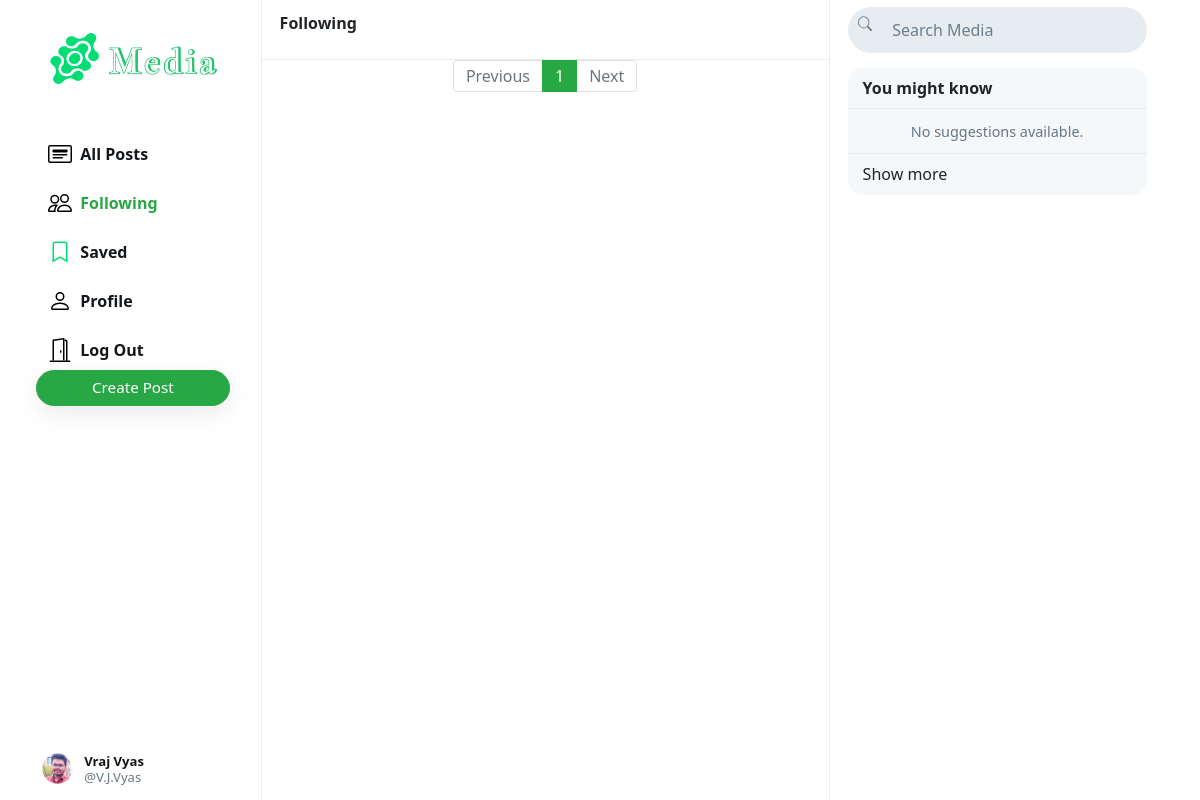
/n/following (signed in), run on the app's committed database.
### Media/models.py (models this page shows, shortened)
class User(AbstractUser):
    profile_pic = models.ImageField(upload_to='profile_pic/')
    bio = models.TextField(max_length=160, blank=True, null=True)
    cover = models.ImageField(upload_to='covers/', blank=True)
    groups = models.ManyToManyField(
        'auth.Group',
        related_name='media_user_set',  # Custom related_name for the reverse accessor
        blank=True
    )
    user_permissions = models.ManyToManyField(
        'auth.Permission',
        related_name='media_user_permissions',  # Custom related_name for the reverse accessor
        blank=True
    )

### Media/views.py (the view)
# urls.py: path("n/following", views.following, name='following'),
def following(request):
    if request.user.is_authenticated:
        following_user = Follower.objects.filter(followers=request.user).values('user')
        all_posts = Post.objects.filter(creater__in=following_user).order_by('-date_created')
        paginator = Paginator(all_posts, 10)
        page_number = request.GET.get('page')
        if page_number == None:
            page_number = 1
        posts = paginator.get_page(page_number)
        followings = Follower.objects.filter(followers=request.user).values_list('user', flat=True)
        suggestions = User.objects.exclude(pk__in=followings).exclude(username=request.user.username).order_by("?")[:6]
        return render(request, "Media/index.html", {
            "posts": posts,
            "suggestions": suggestions,
            "page": "following"
        })
    else:
        return HttpResponseRedirect(reverse('login'))

### Media/templates/Media/index.html (shortened to what this page needs)
{% extends "Media/layout.html" %}
{% load static %}
{% block body %}
    <div class="main-div">
        <div class="left-div">
            <nav class="head heading">
                {% if page == 'all_posts' %}
                    All Posts
                {% elif page == 'following' %}
                    Following
                {% elif page == 'saved' %}
                    Saved
                {% elif page == 'profile' %}
                    Profile
                {% else %}
                    Explore
                {% endif %}
            </nav>
            <div class="left-div-content">
                <div class="posts-view">
                    <div class="main-div-content">
                        <nav aria-label="Page navigation example" class="pagination-bar">
                            <ul class="pagination justify-content-center">
                                {% if posts.has_previous %}
                                    <li class="page-item">
                                        <a class="page-link" href="?page={{ posts.previous_page_number | default:1}}" tabindex="-1" aria-disabled="true">Previous</a>
                                    </li>
                                {% else %}
                                    <li class="page-item disabled">
                                        <a class="page-link" href="" tabindex="-1" aria-disabled="true">Previous</a>
                                    </li>
                                {% endif %}
                                {% for each in posts.paginator.page_range %}
                                    {% if each == posts.number %}
                                        <li class="page-item active"><a class="page-link" href="?page={{each}}">{{each}}</a></li>
                                    {% else %}
                                        <li class="page-item"><a class="page-link" href="?page={{each}}">{{each}}</a></li>
                                    {% endif %}
                                {% endfor %}
                                {% if posts.has_next %}
                                    <li class="page-item">
                                        <a class="page-link" href="?page={{ posts.next_page_number }}">Next</a>
                                    </li>
                                {% else %}
                                    <li class="page-item disabled">
                                        <a class="page-link" href="">Next</a>
                                    </li>
                                {% endif %}
                            </ul>
                          </nav>
                    </div>
                </div>
            </div>
        </div>
    </div>
{% endblock %}

### Media/templates/Media/layout.html (shortened to what this page needs)
{% load static %}
{% load static tailwind_tags %}
<!DOCTYPE html>
<html lang="en">
    <head>
        <link rel="stylesheet" href="https://stackpath.bootstrapcdn.com/bootstrap/4.4.1/css/bootstrap.min.css">
        <link href="{% static 'Media/styles.css' %}" rel="stylesheet">
        {% tailwind_css %}
    </head>
    <body>
        <div class="body" data-page="{{page}}">
            <div class="sidenav">
                <a href="{% url 'index' %}" class="navbar-brand">
                    <img src="{% static 'Media/Images/logo.png' %}" height="70px">
                </a>
                <div style="height: 100%;">
                    <div>
                        <div>
                            <ul>
                                <li class="nav-item" id="all_posts">
                                <a href="{% url 'index' %}" class="nav-link">
                                    <div class="w-full flex flex-row justify-center items-center">
                                        <img src="\static\Media\images\Allposts.svg" alt="all_Posts"/>
                                        &nbsp;&nbsp;All Posts
                                    </div>
                                </a>
                                </li>
                                {% if user.is_authenticated %}
                                    <li class="nav-item" id="following">
                                        <a href="{% url 'following' %}" class="nav-link">
                                            <div class="w-full flex flex-row justify-center items-center">
                                                <img src="\static\Media\images\following.svg" alt="following" />
                                                &nbsp;&nbsp;Following
                                            </div>
                                        </a>
                                    </li>
                                    <li class="nav-item" id="saved">
                                        <a href="{% url 'saved' %}" class="nav-link">
                                            <div class="w-full flex flex-row justify-center items-center">
                                                <img src="\static\Media\images\saved.svg" alt="saved" />
                                                &nbsp;&nbsp;Saved
                                            </div>
                                        </a>
                                    </li>
                                    <li class="nav-item" id="profile">
                                        <a href="{% url 'profile' user.username %}" class="nav-link">
                                            <div class="w-full flex flex-row justify-center items-center">
                                                <img src="\static\Media\images\profile.svg" alt="profile" />
                                                &nbsp;&nbsp;Profile
                                            </div>
                                        </a>
                                    </li>
                                    <li class="nav-item" id="logout">
                                        <a href="{% url 'logout' %}" class="nav-link">
                                            <div class="w-full flex flex-row justify-center items-center">
                                                <img src="\static\Media\images\logout.svg" alt="logout" />
                                                &nbsp;&nbsp;Log Out
                                            </div>
                                        </a>
                                    </li>
                                {% endif %}
                            </ul>
                        </div>
                        {% if user.is_authenticated %}
                            <button id="popup-btn" class="btn btn-success new-post-btn" onclick="createpost()">Create Post</button>
                        {% endif %}
                    </div>
                    <div style="position: absolute; bottom: 10px;">
                        {% if user.is_authenticated %}
                            <li class="nav-item sidenav-user">
                                <a href="{% url 'profile' user.username %}" class="nav-link">
                                    <div class="user_account">
                                        <div class="small-profilepic" style="float: left; background-image: url(/Media/{{user.profile_pic}})"></div>
                                        <div style="height: 2.7vw; margin: auto;">
                                            <div style="margin-top: 4px;"><strong>{{user.first_name}} {{user.last_name}}</strong></div>
                                            <div class="grey" style="margin-top: 4px;">@{{ user.username }}</div>
                                        </div>
                                    </div>
                                </a>
                            </li>
                        {% endif %}
                    </div>
                </div>
            </div>
            {% block body %}
            {% endblock %}
            <div class="right-div">
                <nav class="head">
                    <form action="#">
                        <div class="search-div">
                            <div>
                                    <img src="{% static 'Media/Images/search.svg' %}" alt="search">
                            </div>
                            <input type="text" name="query" id="search-box" placeholder="Search Media">
                        </div>
                    </form>
                </nav>
                <div class='right-div-content'>
                    <div class="space" style="background-color: white;"></div>
                    {% if user.is_authenticated %}
                        <div class="suggestion-box">
                            <div class="suggestion-header">
                                You might know
                            </div>
                            {% for suggestion in suggestions %}
                                <div class="suggestion-user">
                                    <div>
                                        <a href="{% url 'profile' suggestion.username %}">
                                            <div class="small-profilepic" style="background-image: url(/Media/{{suggestion.profile_pic}})"></div>
                                        </a>
                                    </div>
                                    <div class="user-details">
                                        <a href="{% url 'profile' suggestion.username %}">
                                            <div id="user-name">
                                                <strong>
                                                    {{suggestion.first_name}} {{suggestion.last_name}}
                                                </strong>
                                            </div>
                                            <div class="grey">@{{suggestion.username}}</div>
                                        </a>
                                    </div>
                                    <div>
                                        <button class="btn btn-outline-success" type="button" onclick="follow_user(this,'{{suggestion.username}}','suggestion')">Follow</button>
                                    </div>
                                </div>
                            {% empty %}
                                    <div style="text-align: center; border-bottom: .5px solid #e6ecf0; padding: 10px 15px;">
                                        <span class="grey" style="font-size: .9em;">No suggestions available.</span>
                                    </div>
                            {% endfor %}
                            <div class="suggestion-footer">
                                <a href="#">Show more</a>
                            </div>
                        </div>
                    {% endif %}
                </div>
            </div>
        </div>
    </body>
</html>

### static/Media/styles.css (style rules this page uses)
.body { display: flex; min-height: 100%; font-family: system-ui, sans-serif; }
.btn { border-radius: 20px; padding: 0.32rem 1rem 0.375rem 1rem; }
.btn, .btn:focus, .btn:active { box-shadow: none !important; -webkit-box-shadow: none !important; }
.grey { color: #657786; }
.sidenav { height: 100%; width: 21.8%; position: fixed; top: 0; left: 0; padding: 15px; list-style: none; border-right: .5px solid #e6ecf0; z-index: 100; padding-left: 3%; background-color: white; }
.sidenav ul { list-style: none; padding-left: 0px; margin-top: 3vh; }
.sidenav li { margin-top: 7px; }
.sidenav .nav-link { color: #14171a; line-height: .7em; font-weight: 700; padding: 0px; }
.sidenav .nav-link > div { padding: 10px 20px 8px 12px; border-radius: 25px; line-height: 0.9em; width: max-content; }
.new-post-btn { padding-left: 55px !important; padding-right: 55px !important; font-size: .95em; font-weight: 530; box-shadow: rgba(0, 0, 0, 0.08) 0px 8px 24px !important; }
.user_account { display: flex; font-size: .82rem; font-weight: normal; padding-top: 3px !important; padding-bottom: 3px !important; padding-left: 3px !important; }
.user_account .small-profilepic { transform: scale(.82); margin-left: auto; margin-top: auto; }
.active a { color: #28a745 !important; }
.main-div { position: relative; width: 47.25%; min-height: 100vh; left: 21.8%; }
.left-div { position: relative; }
.head { height: 7.5vh; }
.heading { position: fixed; width: 47.255%; top: 0px; padding: 18px; border-bottom: .5px solid #e6ecf0; line-height: .7em; font-weight: 800; background-color: #fff; z-index: 1000; }
.left-div-content { margin-top: 7.5vh; }
.small-profilepic { width: 3.1vw; height: 3.1vw; border-radius: 9999px; overflow: hidden; margin-right: 8px; background-size: cover; background-repeat: no-repeat; background-position: center; box-sizing: content-box; }
.space { height: 8px; background-color: #e6ecf0; }
.pagination-bar { margin-top: 35px; margin-bottom: 35px; }
.pagination-bar .page-link { line-height: .9em; }
.page-item.active .page-link { color: white !important; background-color: #28a745; border-color: #28a745; }
.page-link { color: #28a745; }
.right-div { width: 28%; height: 100vh; position: fixed; right: 2.95%; border-left: .5px solid #e6ecf0; background-color: white; }
.right-div .head { padding: .9vh 1.5vw; }
.right-div .search-div { margin-left: auto; margin-right: auto; display: flex; border-radius: 25px; background-color: #e6ecf0; padding-left: 10px; padding-right: 10px; vertical-align: middle; }
#search-box { height: 5.7vh; border: none; background: none; outline: none; width: 100%; margin-left: 8px; }
#search-box::placeholder { color: #6d7e8c; }
.right-div-content { height: 92.5vh; overflow: auto; padding-left: 1.5vw; padding-right: 1.5vw; }
.suggestion-box, .guest-box { border-radius: 15px; overflow: hidden; background-color: #f5f8fa; }
.suggestion-header { padding: 13px 15px; line-height: .9em; font-weight: 800; border-bottom: .5px solid #e6ecf0; }
.suggestion-footer { padding: 13px 15px; line-height: .9em; }
.suggestion-footer a { text-decoration: none; }

### data on the page
User: profile_pic (picture), first_name "Vraj", last_name "Vyas", username "V.J.Vyas"

### other printed values
{{ each }} "1"
